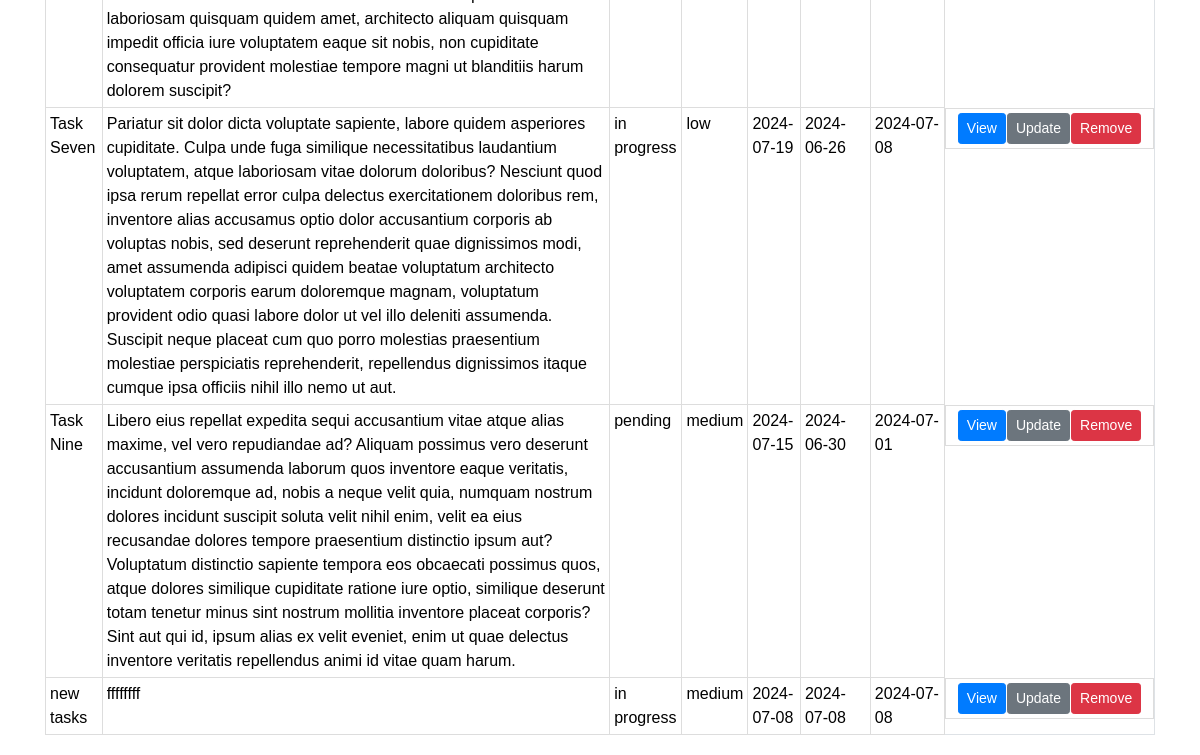
/tasks (signed in, lower part), run on an earlier commit of the app's database.
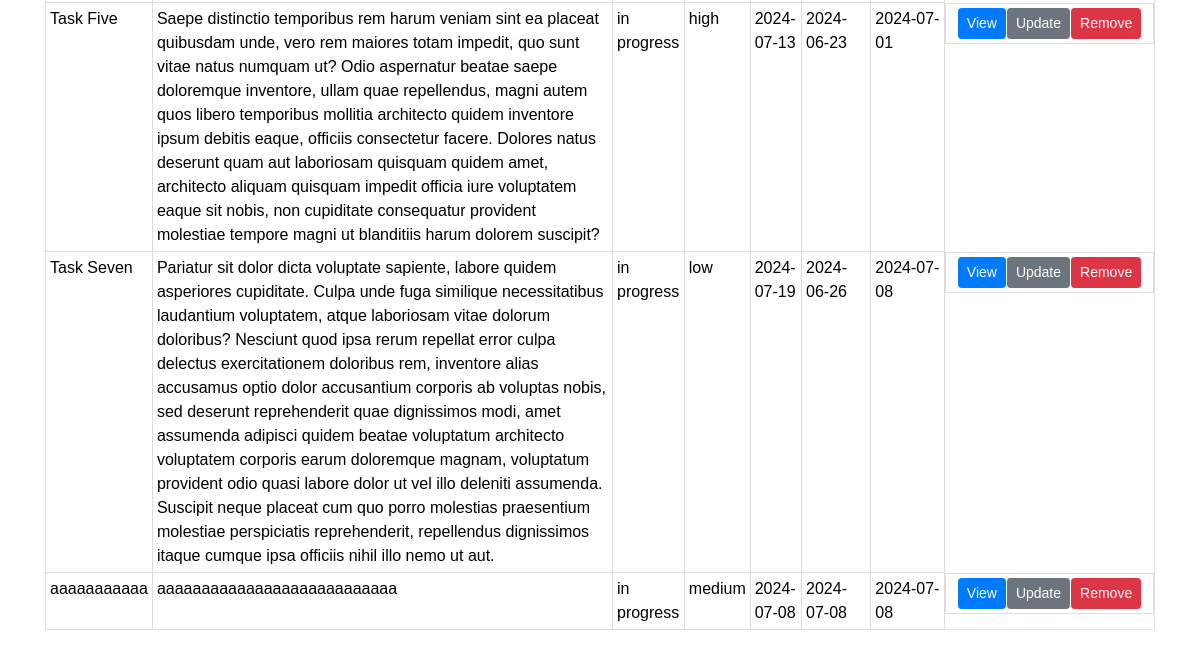
And on a later commit of the database.
### TaskManager/models.py (models this page shows, shortened)
class Task(db.Model):
    id = db.Column(db.Integer, primary_key=True)
    user_id = db.Column(db.Integer, db.ForeignKey('user.id'), nullable=False)
    title = db.Column(db.String(255), nullable=False)
    description = db.Column(db.Text)
    status = db.Column(db.Enum('in progress', 'completed', 'pending'), default='in progress')
    priority = db.Column(db.Enum('low', 'medium', 'high'), default='medium')
    due_date = db.Column(db.DateTime, default=datetime.utcnow)
    created_at = db.Column(db.DateTime, default=datetime.utcnow)
    updated_at = db.Column(db.DateTime, default=datetime.utcnow, onupdate=datetime.utcnow)
    notes = db.relationship(
        'Note', backref='task', lazy=True, cascade='all, delete-orphan')
    task_collaborators = db.relationship(
        'TaskCollaborator', backref='task', lazy=True, cascade='all, delete-orphan')

### TaskManager/tasks/routes.py (the view)
@tasks.route("/tasks")
@login_required
def all_tasks():
    tasks = current_user.tasks
    return render_template('all_tasks.html', tasks=tasks)

### TaskManager/models.py (called while the page is built)
@login_manager.user_loader
def load_user(user_id):
    return User.query.get(int(user_id))

### TaskManager/templates/all_tasks.html (shortened to what this page needs)
{% extends "layout.html" %}
{% import 'macros.html' as macros %}
{% block content %}
    <table class="table table-bordered">
        <tbody id="myTable">
            {% for task in tasks %}
                <tr>
                    <td class="article-title">{{ task.title }}</td>
                    <td class="article-content">{{ task.description }}</td>
                    <td>{{ task.status }}</td>
                    <td>{{ task.priority }}</td>
                    <td>{{ task.due_date.strftime('%Y-%m-%d') }}</td>
                    <td>{{ task.created_at.strftime('%Y-%m-%d') }}</td>
                    <td>{{ task.updated_at.strftime('%Y-%m-%d') }}</td>
                    <td class="table-actions d-flex justify-content-center">
                        <a href="{{ url_for('tasks.task', task_id=task.id) }}" class="btn btn-primary btn-sm">View</a>
                        <a href="{{ url_for('tasks.update_task', task_id=task.id) }}" class="btn btn-secondary btn-sm">Update</a>
                        <button type="button" class="btn btn-danger btn-sm" data-toggle="modal" data-target="#deleteModal{{ task.id }}">
                            Remove
                        </button>
                    </td>
                </tr>
            {% endfor %}
        </tbody>
    </table>
{% endblock %}

What changed in the data, as far as the page shows it:
removed Task: title "Task Nine", description "Libero eius repellat expedita sequi accusantium vitae atque alias maxime, vel vero repudiandae ad? Aliquam possimus vero deserunt accusantium assumenda laborum quos inventore eaque veritatis, incidunt doloremque ad, nobis a neque velit quia, numquam nostrum dolores incidunt suscipit soluta velit nihil enim, velit ea eius recusandae dolores tempore praesentium distinctio ipsum aut? Voluptatum distinctio sapiente tempora eos obcaecati possimus quos, atque dolores similique cupiditate ratione iure optio, similique deserunt totam tenetur minus sint nostrum mollitia inventore placeat corporis? Sint aut qui id, ipsum alias ex velit eveniet, enim ut quae delectus inventore veritatis repellendus…", status "pending", priority "medium", due_date "2024-07-15", created_at "2024-06-30", updated_at "2024-07-01"
removed Task: title "new tasks", description "ffffffff", status "in progress", priority "medium", due_date "2024-07-08", created_at "2024-07-08", updated_at "2024-07-08"
now on this page (row unchanged): Task: title "Task Five", description "Saepe distinctio temporibus rem harum veniam sint ea placeat quibusdam unde, vero rem maiores totam impedit, quo sunt vitae natus numquam ut? Odio aspernatur beatae saepe doloremque inventore, ullam quae repellendus, magni autem quos libero temporibus mollitia architecto quidem inventore ipsum debitis eaque, officiis consectetur facere. Dolores natus deserunt quam aut laboriosam quisquam quidem amet, architecto aliquam quisquam impedit officia iure voluptatem eaque sit nobis, non cupiditate consequatur provident molestiae tempore magni ut blanditiis harum dolorem suscipit?", status "in progress", priority "high", due_date "2024-07-13", created_at "2024-06-23", updated_at "2024-07-01"
added Task: title "aaaaaaaaaaa", description "aaaaaaaaaaaaaaaaaaaaaaaaaaa", status "in progress", priority "medium", due_date "2024-07-08", created_at "2024-07-08", updated_at "2024-07-08"
